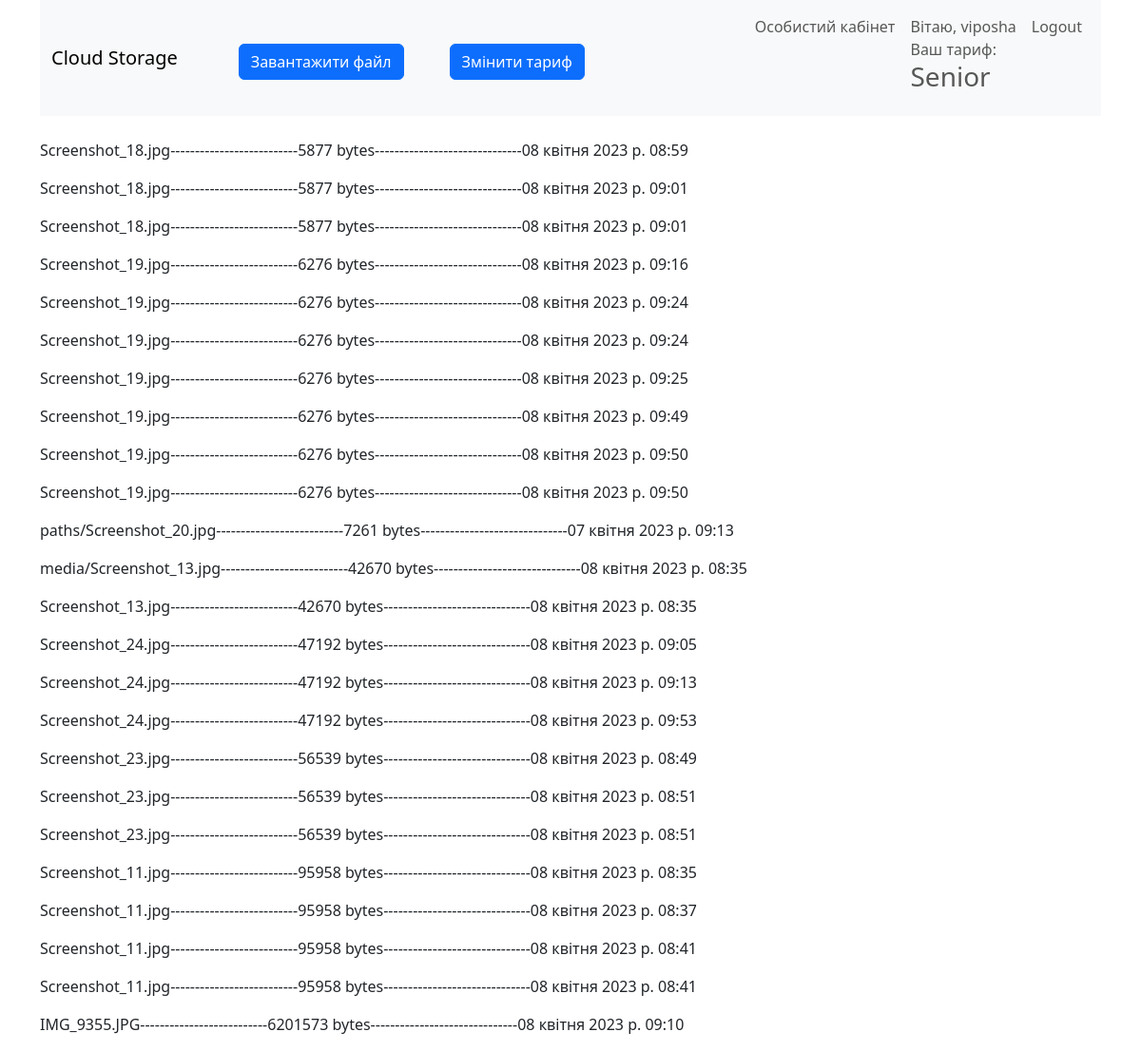
Page /account (signed in) on the earlier database version.
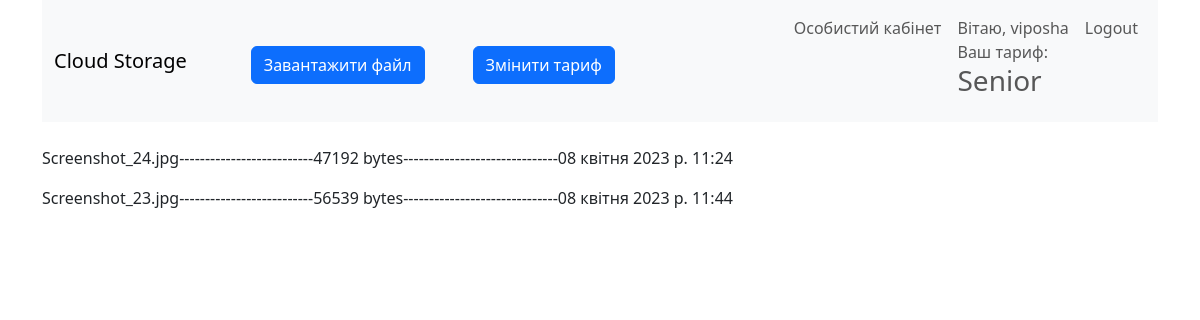
Same page on the later database version.
### upload/models.py (models this page shows, shortened)
class Profile(models.Model):
	user = models.OneToOneField(User, on_delete=models.CASCADE)
	rank = models.CharField(max_length=10, choices=RANKS, default='Junior')

class Files(models.Model):
	path = models.FileField(upload_to='files/')
	size = models.IntegerField(blank=False)
	uploaded_at = models.DateTimeField(auto_now_add=True)
	username = models.ForeignKey(User, on_delete=models.PROTECT, blank=True, related_name='user')
	def __str__(self):
		return 'self.path'
	class Meta:
		verbose_name = 'Файл'
		verbose_name_plural = 'Файли'
		ordering = ['size']

### upload/views.py (the view)
# urls.py: path('account', AccountView.as_view(), name='account')
class AccountView(ListView):
	model = Files
	template_name = 'upload/account_list.html'
	context_object_name = 'files'
	def get_context_data(self, *, object_list=None, **kwargs):
		context = super().get_context_data(**kwargs)
		context['title'] = 'Аккаунт'
		return context
	def get_queryset(self):
		print(Files.objects.filter(username=self.request.user.pk)[0])
		return Files.objects.filter(username=self.request.user.pk)

### upload/templates/upload/account_list.html
{% extends 'base.html' %}
{% load static %}
{% block content %}
<br>
{% for item in files %}
{{item.path}}--------------------------{{item.size}} bytes------------------------------{{item.uploaded_at}}</p>
{% endfor %}
{% endblock %}

### templates/base.html (shortened to what this page needs)
<!DOCTYPE html>
<html lang="en">
<head>
    <link href="https://cdn.jsdelivr.net/npm/bootstrap@5.3.0-alpha3/dist/css/bootstrap.min.css" rel="stylesheet"
>
</head>
<body>
<div class="container">
<nav class="navbar navbar-expand-lg bg-body-tertiary">
  <div class="container-fluid">
    <a class="navbar-brand" href="{% url 'home' %}">Cloud Storage</a>
      {% if request.user.is_authenticated %}
      <div class="d-grid gap-2 ms-5">
        <a href="{% url 'upload' %}"><button class="btn btn-primary mt-sm-2" type="button">Завантажити файл</button></a>
      </div>
      {% endif %}
      {% if request.user.is_authenticated %}
      <div class="d-grid gap-2 ms-5">
        <a href="{% url 'change_rank' %}"><button class="btn btn-primary mt-sm-2" type="button">Змінити тариф</button></a>
      </div>
      {% endif %}
    <div class="collapse navbar-collapse" id="navbarNavAltMarkup">
      <div class="navbar-nav ms-auto">
           {% if user.profile.rank == 'Senior' %}
                <a class="nav-link" href="{% url 'account' %}">Особистий кабінет</a>
          {% endif %}
          {% if request.user.is_authenticated %}
          <div class="nav-link">Вітаю, {{user.username}} <br> Ваш тариф:<h3>{{user.profile.rank}}</h3></div>
             <a class="nav-link"  href="{% url 'logout' %}">Logout</a>
          {% else %}
            <a class="nav-link" href="{% url 'login' %}">Увійти</a>
            <a class="nav-link" href="{% url 'register' %}">Реєстрація</a>
          {% endif %}
      </div>
    </div>
  </div>
</nav>
{% block content %}
{% endblock %}
</div>
</body>
</html>

Differences in the rows shown:
removed Files: path "Screenshot_18.jpg", size "5877", uploaded_at "08 квітня 2023 р. 08:59"
removed Files: path "Screenshot_18.jpg", size "5877", uploaded_at "08 квітня 2023 р. 09:01"
removed Files: path "Screenshot_18.jpg", size "5877", uploaded_at "08 квітня 2023 р. 09:01"
removed Files: path "Screenshot_19.jpg", size "6276", uploaded_at "08 квітня 2023 р. 09:16"
removed Files: path "Screenshot_19.jpg", size "6276", uploaded_at "08 квітня 2023 р. 09:24"
removed Files: path "Screenshot_19.jpg", size "6276", uploaded_at "08 квітня 2023 р. 09:24"
removed Files: path "Screenshot_19.jpg", size "6276", uploaded_at "08 квітня 2023 р. 09:25"
removed Files: path "Screenshot_19.jpg", size "6276", uploaded_at "08 квітня 2023 р. 09:49"
removed Files: path "Screenshot_19.jpg", size "6276", uploaded_at "08 квітня 2023 р. 09:50"
removed Files: path "Screenshot_19.jpg", size "6276", uploaded_at "08 квітня 2023 р. 09:50"
removed Files: path "paths/Screenshot_20.jpg", size "7261", uploaded_at "07 квітня 2023 р. 09:13"
removed Files: path "media/Screenshot_13.jpg", size "42670", uploaded_at "08 квітня 2023 р. 08:35"
removed Files: path "Screenshot_13.jpg", size "42670", uploaded_at "08 квітня 2023 р. 08:35"
removed Files: path "Screenshot_24.jpg", size "47192", uploaded_at "08 квітня 2023 р. 09:05"
removed Files: path "Screenshot_24.jpg", size "47192", uploaded_at "08 квітня 2023 р. 09:13"
removed Files: path "Screenshot_24.jpg", size "47192", uploaded_at "08 квітня 2023 р. 09:53"
removed Files: path "Screenshot_23.jpg", size "56539", uploaded_at "08 квітня 2023 р. 08:49"
removed Files: path "Screenshot_23.jpg", size "56539", uploaded_at "08 квітня 2023 р. 08:51"
removed Files: path "Screenshot_23.jpg", size "56539", uploaded_at "08 квітня 2023 р. 08:51"
removed Files: path "Screenshot_11.jpg", size "95958", uploaded_at "08 квітня 2023 р. 08:35"
removed Files: path "Screenshot_11.jpg", size "95958", uploaded_at "08 квітня 2023 р. 08:37"
removed Files: path "Screenshot_11.jpg", size "95958", uploaded_at "08 квітня 2023 р. 08:41"
removed Files: path "Screenshot_11.jpg", size "95958", uploaded_at "08 квітня 2023 р. 08:41"
removed Files: path "IMG_9355.JPG", size "6201573", uploaded_at "08 квітня 2023 р. 09:10"
added Files: path "Screenshot_24.jpg", size "47192", uploaded_at "08 квітня 2023 р. 11:24"
added Files: path "Screenshot_23.jpg", size "56539", uploaded_at "08 квітня 2023 р. 11:44"
